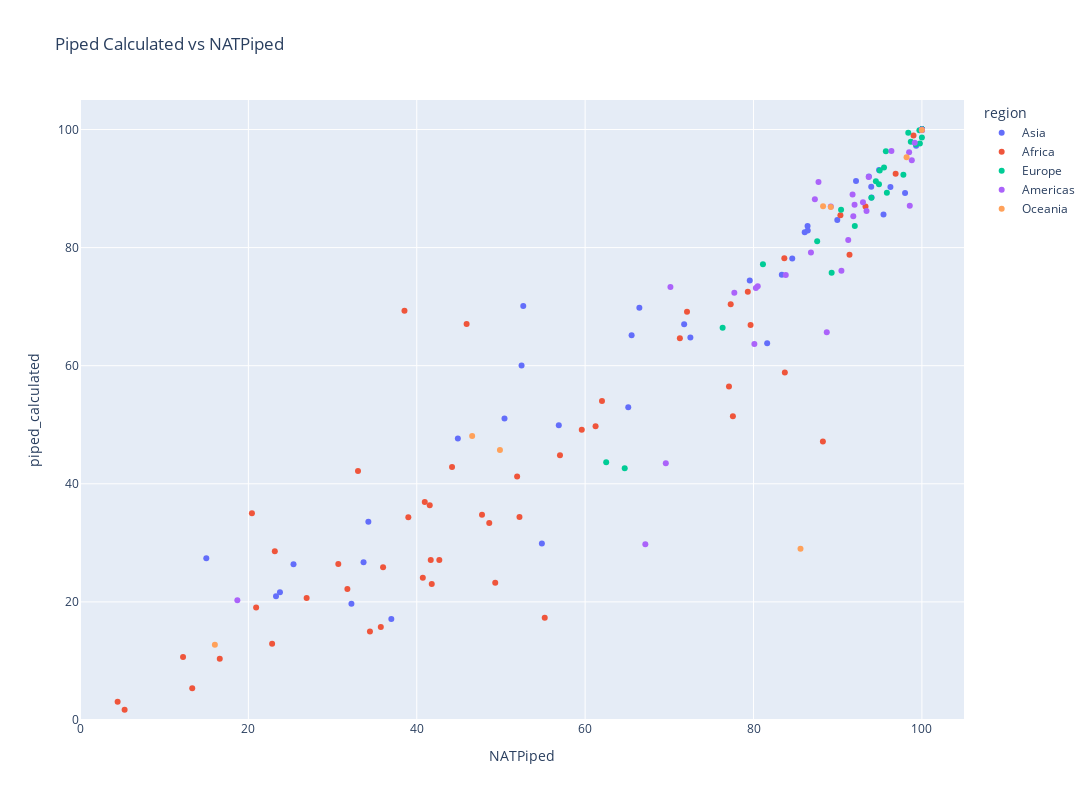

Notebook code for this chart:
### Markdown cell above
<div class="alert alert-info">
<h3> <b>4. Relationship between piped water access and GCIL water access </b> </h3>
<a id="piped"></a>
</div>

### Code cell
import plotly.express as px

fig = px.scatter(
    country_medians, x="NATPiped", y="piped_calculated", 
    labels={'x':'NATPiped', 'y':'Piped Calculated'}, 
    title="Piped Calculated vs NATPiped",
    # size="bubble_size",
    color="region",
    hover_data=['Entity']
).update_layout(
    width=1200,
    height=800,
).update_xaxes(
    range=[0, 105]
).update_yaxes(
    range=[0, 105]
)

fig.show()

### Figure 1 — Plotly figure (JSON) as saved in the notebook; plotly's stock layout.template omitted (floating-point values rounded to 4 significant figures)
{"data": [{"customdata": [["Afghanistan"], ["United Arab Emirates"], ["Armenia"], ["Azerbaijan"], ["Bangladesh"], ["Bahrain"], ["Brunei Darussalam"], ["Bhutan"], ["China"], ["Cyprus"], ["Georgia"], ["Indonesia"], ["India"], ["Iran, Islamic Republic of"], ["Iraq"], ["Israel"], ["Jordan"], ["Japan"], ["Kazakhstan"], ["Kyrgyzstan"], ["Cambodia"], ["Korea, Republic of"], ["Lao People's Democratic Republic"], ["Lebanon"], ["Sri Lanka"], ["Myanmar"], ["Mongolia"], ["Malaysia"], ["Nepal"], ["Oman"], ["Pakistan"], ["Philippines"], ["Korea, Democratic People's Republic of"], ["Qatar"], ["Saudi Arabia"], ["Singapore"], ["Syrian Arab Republic"], ["Thailand"], ["Tajikistan"], ["Turkmenistan"], ["Timor-Leste"], ["Türkiye"], ["Taiwan, Province of China"], ["Uzbekistan"], ["Viet Nam"], ["Yemen"]], "hovertemplate": "region=Asia<br>NATPiped=%{x}<br>piped_calculated=%{y}<br>Entity=%{customdata[0]}<extra></extra>", "legendgroup": "Asia", "marker": {"color": "#636efa", "symbol": "circle"}, "mode": "markers", "name": "Asia", "orientation": "v", "showlegend": true, "type": "scatter", "x": [23.75, 100, 100, 93.98, 15, 100, 100, 100, 86.08, 100, 84.6, 23.28, 44.88, 99.31, 83.36, 100, 86.44, 98, 81.62, 93.7, 34.25, 100, 32.24, 92.17, 52.65, 33.68, 36.98, 96.26, 50.42, 95.44, 25.36, 66.44, 65.12, 100, 89.95, 100, 79.55, 86.42, 65.52, 54.86, 71.76, 94.02, 94.91, 72.5, 52.45, 56.87], "xaxis": "x", "y": [21.63, 100.0, 100.0, 90.31, 27.41, 100, 99.99, 100, 82.62, 100, 78.14, 20.96, 47.66, 97.27, 75.39, 100, 82.92, 89.27, 63.82, 92.05, 33.59, 100, 19.7, 91.29, 70.12, 26.71, 17.09, 90.28, 51.08, 85.62, 26.38, 69.8, 52.96, 100.0, 84.67, 100.0, 74.41, 83.68, 65.16, 29.89, 67.04, 88.48, 93.15, 64.77, 60.05, 49.92], "yaxis": "y"}, {"customdata": [["Angola"], ["Burundi"], ["Benin"], ["Burkina Faso"], ["Botswana"], ["Central African Republic"], ["Côte d'Ivoire"], ["Cameroon"], ["Congo, Democratic Republic of the"], ["Congo"], ["Djibouti"], ["Algeria"], ["Egypt"], ["Eritrea"], ["Western Sahara"], ["Ethiopia"], ["Gabon"], ["Ghana"], ["Guinea"], ["Gambia"], ["Guinea-Bissau"], ["Equatorial Guinea"], ["Kenya"], ["Liberia"], ["Libya"], ["Lesotho"], ["Morocco"], ["Madagascar"], ["Mali"], ["Mozambique"], ["Mauritania"], ["Mauritius"], ["Malawi"], ["Namibia"], ["Niger"], ["Nigeria"], ["Rwanda"], ["Sudan"], ["Senegal"], ["Sierra Leone"], ["Somalia"], ["South Sudan"], ["Sao Tome and Principe"], ["Eswatini"], ["Chad"], ["Togo"], ["Tunisia"], ["Tanzania, United Republic of"], ["Uganda"], ["South Africa"], ["Zambia"], ["Zimbabwe"]], "hovertemplate": "region=Africa<br>NATPiped=%{x}<br>piped_calculated=%{y}<br>Entity=%{customdata[0]}<extra></extra>", "legendgroup": "Africa", "marker": {"color": "#EF553B", "symbol": "circle"}, "mode": "markers", "name": "Africa", "orientation": "v", "showlegend": true, "type": "scatter", "x": [42.68, 38.54, 39, 31.76, 91.4, 13.33, 48.61, 41.78, 35.73, 55.2, 83.72, 71.25, 99, 51.92, 77.55, 44.19, 88.24, 57.01, 22.82, 79.32, 47.75, 40.72, 33.02, 5.3, 77.09, 72.1, 79.65, 36, 52.2, 41.66, 61.24, 100, 20.42, 83.66, 41.54, 12.24, 45.92, 59.6, 77.29, 20.92, 49.32, 4.47, 96.88, 62, 16.6, 30.68, 93.3, 40.95, 23.14, 90.32, 34.44, 26.92], "xaxis": "x", "y": [27.08, 69.33, 34.33, 22.17, 78.78, 5.365, 33.37, 23.01, 15.73, 17.31, 58.85, 64.64, 99.0, 41.24, 51.45, 42.87, 47.16, 44.83, 12.92, 72.54, 34.74, 24.08, 42.16, 1.751, 56.46, 69.15, 66.92, 25.88, 34.37, 27.12, 49.74, 100.0, 35.0, 78.2, 36.36, 10.68, 67.07, 49.14, 70.41, 19.04, 23.23, 3.073, 92.5, 54.01, 10.38, 26.44, 86.95, 36.91, 28.6, 85.47, 14.98, 20.65], "yaxis": "y"}, {"customdata": [["Albania"], ["Austria"], ["Belgium"], ["Bulgaria"], ["Bosnia and Herzegovina"], ["Belarus"], ["Switzerland"], ["Czechia"], ["Germany"], ["Denmark"], ["Spain"], ["Estonia"], ["Finland"], ["France"], ["United Kingdom of Great Britain and Northern Ireland"], ["Greece"], ["Croatia"], ["Hungary"], ["Ireland"], ["Iceland"], ["Italy"], ["Liechtenstein"], ["Lithuania"], ["Luxembourg"], ["Latvia"], ["Moldova, Republic of"], ["North Macedonia"], ["Malta"], ["Montenegro"], ["Netherlands, Kingdom of the"], ["Norway"], ["Poland"], ["Portugal"], ["Romania"], ["Russian Federation"], ["San Marino"], ["Serbia"], ["Slovakia"], ["Slovenia"], ["Sweden"], ["Ukraine"]], "hovertemplate": "region=Europe<br>NATPiped=%{x}<br>piped_calculated=%{y}<br>Entity=%{customdata[0]}<extra></extra>", "legendgroup": "Europe", "marker": {"color": "#00cc96", "symbol": "circle"}, "mode": "markers", "name": "Europe", "orientation": "v", "showlegend": true, "type": "scatter", "x": [81.12, 99.7, 100, 99.28, 95.5, 97.8, 100, 100, 100, 100, 100, 100, 100, 100, 100, 100, 94.53, 100, 95.72, 100, 100, 100, 95.84, 99.76, 94.9, 76.33, 92.03, 100, 89.28, 100, 100, 90.4, 98.68, 64.7, 94, 100, 94.99, 98.38, 100, 87.56, 62.5], "xaxis": "x", "y": [77.17, 99.86, 100.0, 97.53, 93.59, 92.33, 100.0, 100.0, 100.0, 100, 100.0, 99.98, 99.92, 100, 100.0, 100.0, 91.24, 100, 96.33, 98.66, 100.0, 100.0, 89.29, 97.65, 90.73, 66.42, 83.64, 100, 75.74, 100, 100.0, 86.42, 97.93, 42.65, 88.46, 100, 93.04, 99.47, 100, 81.08, 43.64], "yaxis": "y"}, {"customdata": [["Argentina"], ["Bahamas"], ["Belize"], ["Bolivia, Plurinational State of"], ["Brazil"], ["Canada"], ["Chile"], ["Colombia"], ["Costa Rica"], ["Cuba"], ["Dominican Republic"], ["Ecuador"], ["Grenada"], ["Greenland"], ["Guatemala"], ["Guyana"], ["Honduras"], ["Haiti"], ["Jamaica"], ["Saint Kitts and Nevis"], ["Saint Lucia"], ["Mexico"], ["Nicaragua"], ["Panama"], ["Peru"], ["Paraguay"], ["El Salvador"], ["Suriname"], ["Trinidad and Tobago"], ["Uruguay"], ["United States of America"], ["Saint Vincent and the Grenadines"], ["Venezuela, Bolivarian Republic of"]], "hovertemplate": "region=Americas<br>NATPiped=%{x}<br>piped_calculated=%{y}<br>Entity=%{customdata[0]}<extra></extra>", "legendgroup": "Americas", "marker": {"color": "#ab63fa", "symbol": "circle"}, "mode": "markers", "name": "Americas", "orientation": "v", "showlegend": true, "type": "scatter", "x": [98.56, 91.77, 86.82, 67.15, 98.8, 100, 100, 88.7, 100, 80.1, 80.28, 91.25, 87.72, 100, 77.72, 70.13, 92, 18.69, 83.83, 87.29, 96.38, 98.48, 69.58, 93.42, 91.85, 100, 93, 80.5, 89.18, 100, 99.15, 93.68, 90.44], "xaxis": "x", "y": [87.1, 88.98, 79.17, 29.79, 94.81, 99.88, 99.98, 65.67, 100, 63.69, 73.17, 81.3, 91.1, 99.92, 72.35, 73.34, 87.27, 20.28, 75.35, 88.21, 96.38, 96.16, 43.48, 86.22, 85.32, 99.97, 87.7, 73.46, 86.96, 99.92, 97.77, 91.94, 76.08], "yaxis": "y"}, {"customdata": [["Australia"], ["Fiji"], ["New Zealand"], ["Palau"], ["Papua New Guinea"], ["Solomon Islands"], ["Vanuatu"], ["Samoa"]], "hovertemplate": "region=Oceania<br>NATPiped=%{x}<br>piped_calculated=%{y}<br>Entity=%{customdata[0]}<extra></extra>", "legendgroup": "Oceania", "marker": {"color": "#FFA15A", "symbol": "circle"}, "mode": "markers", "name": "Oceania", "orientation": "v", "showlegend": true, "type": "scatter", "x": [98.18, 89.18, 100, 85.58, 16.02, 46.58, 49.88, 88.26], "xaxis": "x", "y": [95.29, 86.86, 99.92, 29, 12.73, 48.08, 45.72, 87], "yaxis": "y"}], "layout": {"height": 800, "legend": {"title": {"text": "region"}, "tracegroupgap": 0}, "title": {"text": "Piped Calculated vs NATPiped"}, "width": 1200, "xaxis": {"anchor": "y", "domain": [0, 1], "range": [0, 105], "title": {"text": "NATPiped"}}, "yaxis": {"anchor": "x", "domain": [0, 1], "range": [0, 105], "title": {"text": "piped_calculated"}}}}
